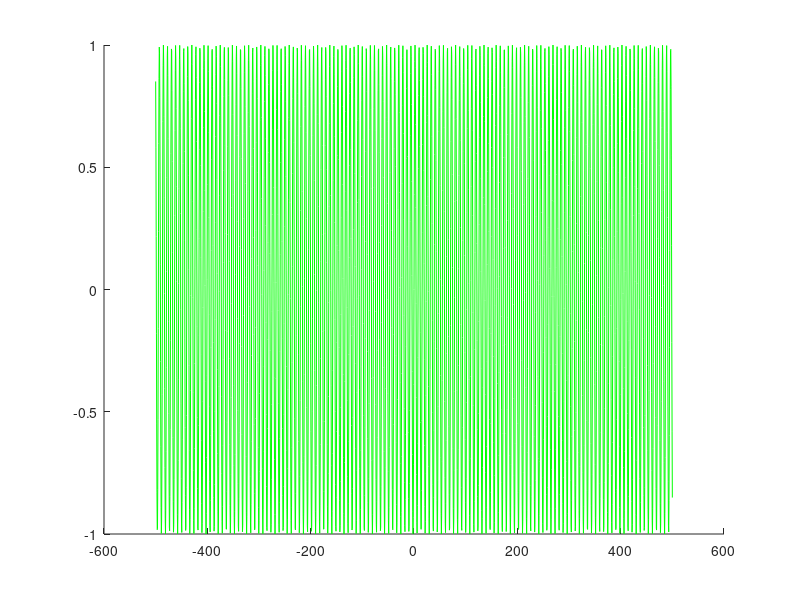

Source code (MATLAB): (Note: this script raises an error after producing the figure.)

g=500;

t = [-g:g/1000:g];
w1=0.8; w2=0.85;
y1=sin(w1*t);y2=sin(w2*t);
s=(y1+y2);

plot(t,y1,'g',t,y2,'bl', t,s);

xachse=([-1.1*g:g/0.0001:1.1*g]);

xlabel("Zeit t in sek", "Color","bl", "FontSize",16);
ylabel("Amplitude", "Color","bl","FontSize",16);
title("Meine Lieblingsschwebung",... 
"FontSize", 20, "Color", "bl");
xlim([-g*1.1,g*1.1]);
ylim([-2.5,2.5]);





